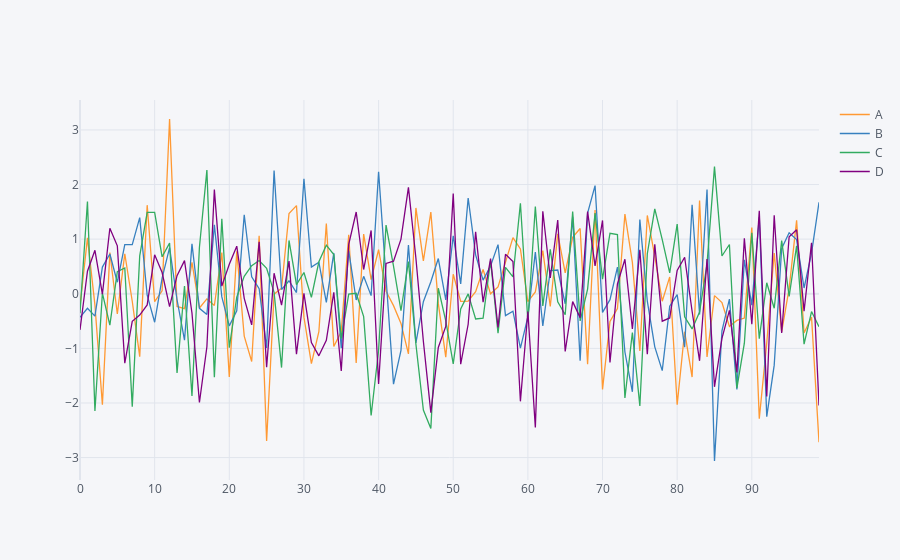

Notebook cell for this chart:
### Markdown cell above
*Converting above plot*

### Code cell
df.iplot()
